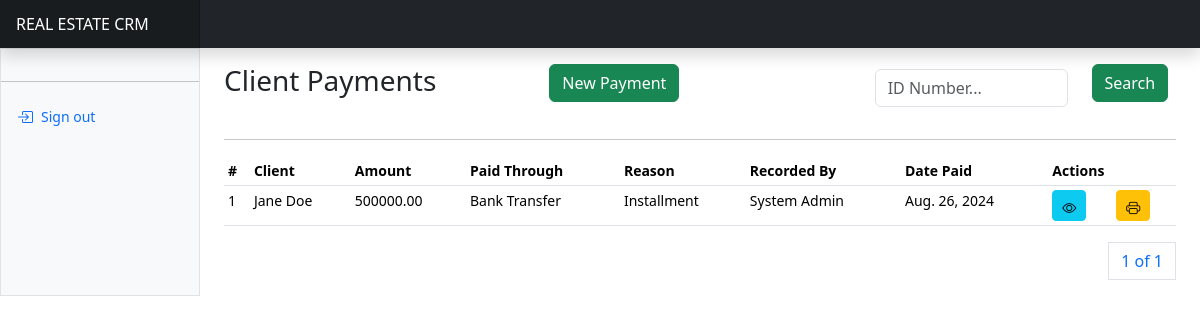
Page /finance/payments/ (signed in) on the committed database.
### apps/finance/models.py (models this page shows, shortened)
class ClientPayment(AbstractBaseModel):
    client = models.ForeignKey("users.Client", on_delete=models.CASCADE)
    amount = models.DecimalField(max_digits=100, decimal_places=2)
    payment_reason = models.CharField(max_length=255, choices=PAYMENT_REASONS)
    recorded_by = models.ForeignKey("users.User", on_delete=models.SET_NULL, null=True)
    payment_method = models.CharField(max_length=255, choices=PAYMENT_METHODS)
    date_paid = models.DateField()
    installment = models.ForeignKey(
        ClientInstallment,
        on_delete=models.SET_NULL,
        null=True,
        related_name="installmentpayments",
    )

### apps/users/models.py (models this page shows, shortened)
class Client(AbstractBaseModel):
    name = models.CharField(max_length=255)
    email = models.EmailField(null=True)
    phone_number = models.CharField(max_length=255)
    id_number = models.CharField(max_length=255, null=True)
    kra_pin = models.CharField(max_length=255, null=True)
    gender = models.CharField(max_length=255)
    address = models.CharField(max_length=255, null=True)
    city = models.CharField(max_length=255, null=True)
    country = models.CharField(max_length=255, null=True)
    id_copy = models.FileField(upload_to="client_ids/", null=True)
    kra_certificate = models.FileField(upload_to="kra_cerificates/", null=True)
    photo = models.ImageField(upload_to="client_photos/", null=True)
    acquired_by = models.ForeignKey(User, on_delete=models.SET_NULL, null=True)
    def __str__(self):
        return self.name

class User(AbstractUser, AbstractBaseModel):
    role = models.CharField(choices=ROLE_CHOICES, max_length=32)
    phone_number = models.CharField(max_length=255)
    id_number = models.CharField(max_length=255, null=True)
    kra_pin = models.CharField(max_length=255, null=True)
    gender = models.CharField(max_length=255)
    position = models.CharField(max_length=255, null=True)
    address = models.CharField(max_length=255, null=True)
    city = models.CharField(max_length=255, null=True)
    country = models.CharField(max_length=255, null=True)
    def __str__(self):
        if self.first_name and self.last_name:
            return f"{self.first_name} {self.last_name}"
        else:
            return self.username

### apps/finance/payments/views.py (the view)
# urls.py: path("payments/", payments, name="payments"),
@login_required(login_url="/users/login")
def payments(request):
    payments = ClientPayment.objects.all().order_by("-created")
    clients = Client.objects.all()
    if request.method == "POST":
        id_number = request.POST.get("search_text")
        payments = ClientPayment.objects.filter(
            Q(client__id_number__icontains=id_number)
        )
    paginator = Paginator(payments, 10)
    page_number = request.GET.get("page")
    page_obj = paginator.get_page(page_number)
    context = {
        "page_obj": page_obj,
        "payment_methods": PAYMENT_METHODS,
        "payment_reasons": PAYMENT_REASONS,
        "clients": clients,
    }
    return render(request, "finance/payments/payments.html", context)

### templates/finance/payments/payments.html (shortened to what this page needs)
{% extends "base.html" %}
{% block content %}
<div class="row">
    <div class="col-4">
        <h3>Client Payments</h3>
    </div>
    <div class="col-4">
        <a class="btn btn-success" data-bs-toggle="modal" data-bs-target="#newPaymentModal">New Payment</a>
    </div>
    <div class="col-4">
      <form method="POST">
        <div class="input-group mb-3">
          <div class="row">
            <div class="col-8">
              <input type="text" class="form-control" name="search_text" id="search_text" placeholder="ID Number..." >
            </div>
            <div class="col-4">
              <button class="btn btn-success">Search</button>
            </div>
          </div>
        </div>
      </form>
    </div>
</div>
<hr/>
      <div class="table-responsive small">
        <table class="table table-sm">
          <thead>
            <tr>
              <th scope="col">#</th>
              <th scope="col">Client</th>
              <th scope="col">Amount</th>
              <th scope="col">Paid Through</th>
              <th scope="col">Reason</th>
              <th scope="col">Recorded By</th>
              <th scope="col">Date Paid</th>
              <th scope="col" colspan="2">Actions</th>
            </tr>
          </thead>
          <tbody>
            {% for payment in page_obj %}
            <tr>
              <td>{{payment.id}}</td>
              <td>{{payment.client}}</td>
              <td>{{payment.amount}}</td>
              <td>{{payment.payment_method}}</td>
              <td>{{payment.payment_reason}}</td>
              <td>{{payment.recorded_by}}</td>
              <td>{{payment.date_paid}}</td>
              <td><a href="#" class="btn btn-info btn-sm" data-bs-toggle="modal" data-bs-target="#paymentDetailsModal{{ payment.id }}">
                <i class="bi bi-eye"></i>
              </a></td>
              <td><a href="#" class="btn btn-warning btn-sm">
                <i class="bi bi-printer"></i>
              </a></td>
            </tr>
            {% endfor %}
          </tbody>
        </table>
        <div>
          <nav aria-label="Page navigation example">
            <ul class="pagination justify-content-end">
              <a class="page-link" href="#">{{ page_obj.number }} of {{ page_obj.paginator.num_pages }}</a>
            </ul>
          </nav>
        </div>
      </div>
{% endblock content %}

### static/dashboard.css (style rules this page uses)
.bi { display: inline-block; width: 1rem; height: 1rem; }

### templates/finance/payments/payments.html (style rules this page uses)
select, input { width: 100%; padding: 10px; margin-top: 5px; font-size: 16px; border: 1px solid #ccc; border-radius: 4px; }

### templates/base.html (style rules this page uses)
.bi { vertical-align: -.125em; fill: currentColor; }

### rows in the picture
ClientPayment: id "1", client "Jane Doe", amount "500000.00", payment_method "Bank Transfer", payment_reason "Installment", recorded_by "System Admin", date_paid "Aug. 26, 2024"

### other values in the picture
{{ page_obj.number }} "1"
{{ page_obj.paginator.num_pages }} "1"
